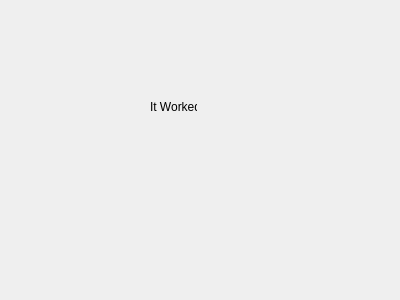
<?xml version="1.0" encoding="UTF-8"?>
<ui version="4.0">
 <class>SecDialog</class>
 <widget class="QDialog" name="SecDialog">
  <property name="geometry">
   <rect>
    <x>0</x>
    <y>0</y>
    <width>400</width>
    <height>300</height>
   </rect>
  </property>
  <property name="windowTitle">
   <string>Dialog</string>
  </property>
  <widget class="QLabel" name="label">
   <property name="geometry">
    <rect>
     <x>150</x>
     <y>100</y>
     <width>47</width>
     <height>13</height>
    </rect>
   </property>
   <property name="text">
    <string>It Worked</string>
   </property>
  </widget>
 </widget>
 <resources/>
 <connections/>
</ui>
